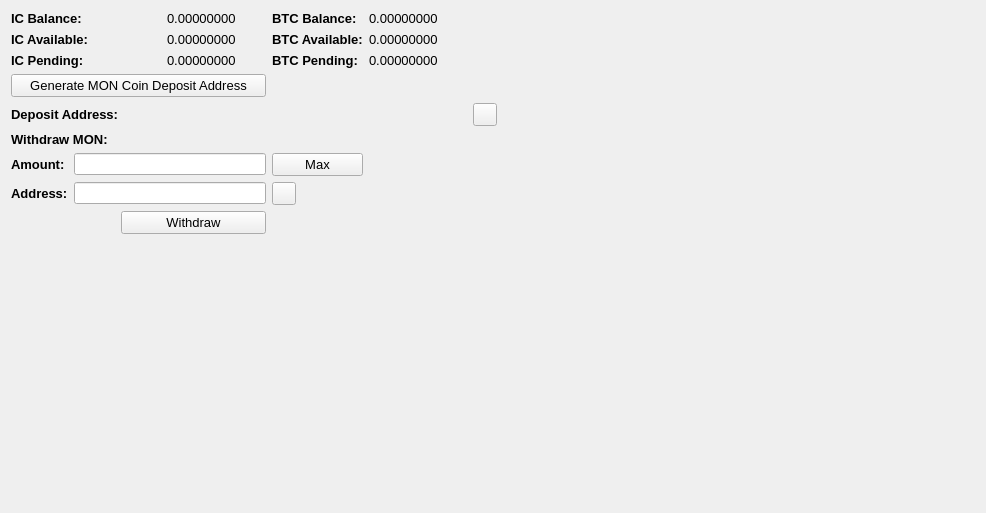
     <widget class="QWidget" name="BalanceTab">
      <attribute name="title">
       <string>Balance</string>
      </attribute>
      <layout class="QGridLayout" name="gridLayout_2">
       <item row="0" column="0" colspan="2">
        <widget class="QLabel" name="label_11">
         <property name="font">
          <font>
           <pointsize>10</pointsize>
           <weight>75</weight>
           <bold>true</bold>
          </font>
         </property>
         <property name="text">
          <string>IC Balance:</string>
         </property>
        </widget>
       </item>
       <item row="0" column="3">
        <widget class="QLabel" name="HMBalanceLabel">
         <property name="font">
          <font>
           <pointsize>10</pointsize>
          </font>
         </property>
         <property name="text">
          <string>0.00000000</string>
         </property>
         <property name="textInteractionFlags">
          <set>Qt::LinksAccessibleByMouse|Qt::TextSelectableByMouse</set>
         </property>
        </widget>
       </item>
       <item row="0" column="4">
        <widget class="QLabel" name="label_12">
         <property name="font">
          <font>
           <pointsize>10</pointsize>
           <weight>75</weight>
           <bold>true</bold>
          </font>
         </property>
         <property name="text">
          <string>BTC Balance:</string>
         </property>
        </widget>
       </item>
       <item row="0" column="5">
        <widget class="QLabel" name="BitcoinBalanceLabel">
         <property name="font">
          <font>
           <pointsize>10</pointsize>
          </font>
         </property>
         <property name="text">
          <string>0.00000000</string>
         </property>
         <property name="textInteractionFlags">
          <set>Qt::LinksAccessibleByMouse|Qt::TextSelectableByMouse</set>
         </property>
        </widget>
       </item>
       <item row="0" column="7" rowspan="10">
        <spacer name="horizontalSpacer_4">
         <property name="orientation">
          <enum>Qt::Horizontal</enum>
         </property>
         <property name="sizeHint" stdset="0">
          <size>
           <width>478</width>
           <height>488</height>
          </size>
         </property>
        </spacer>
       </item>
       <item row="1" column="0" colspan="2">
        <widget class="QLabel" name="label_13">
         <property name="font">
          <font>
           <pointsize>10</pointsize>
           <weight>75</weight>
           <bold>true</bold>
          </font>
         </property>
         <property name="text">
          <string>IC Available:</string>
         </property>
        </widget>
       </item>
       <item row="1" column="3">
        <widget class="QLabel" name="HMAvailableLabel_2">
         <property name="font">
          <font>
           <pointsize>10</pointsize>
          </font>
         </property>
         <property name="text">
          <string>0.00000000</string>
         </property>
         <property name="textInteractionFlags">
          <set>Qt::LinksAccessibleByMouse|Qt::TextSelectableByMouse</set>
         </property>
        </widget>
       </item>
       <item row="1" column="4">
        <widget class="QLabel" name="label_15">
         <property name="font">
          <font>
           <pointsize>10</pointsize>
           <weight>75</weight>
           <bold>true</bold>
          </font>
         </property>
         <property name="text">
          <string>BTC Available:</string>
         </property>
        </widget>
       </item>
       <item row="1" column="5">
        <widget class="QLabel" name="BitcoinAvailableLabel">
         <property name="font">
          <font>
           <pointsize>10</pointsize>
          </font>
         </property>
         <property name="text">
          <string>0.00000000</string>
         </property>
         <property name="textInteractionFlags">
          <set>Qt::LinksAccessibleByMouse|Qt::TextSelectableByMouse</set>
         </property>
        </widget>
       </item>
       <item row="2" column="0" colspan="2">
        <widget class="QLabel" name="label_14">
         <property name="font">
          <font>
           <pointsize>10</pointsize>
           <weight>75</weight>
           <bold>true</bold>
          </font>
         </property>
         <property name="text">
          <string>IC Pending:</string>
         </property>
        </widget>
       </item>
       <item row="2" column="3">
        <widget class="QLabel" name="HMPendingLabel">
         <property name="font">
          <font>
           <pointsize>10</pointsize>
          </font>
         </property>
         <property name="text">
          <string>0.00000000</string>
         </property>
         <property name="textInteractionFlags">
          <set>Qt::LinksAccessibleByMouse|Qt::TextSelectableByMouse</set>
         </property>
        </widget>
       </item>
       <item row="2" column="4">
        <widget class="QLabel" name="label_31">
         <property name="font">
          <font>
           <pointsize>10</pointsize>
           <weight>75</weight>
           <bold>true</bold>
          </font>
         </property>
         <property name="text">
          <string>BTC Pending:</string>
         </property>
        </widget>
       </item>
       <item row="2" column="5">
        <widget class="QLabel" name="BitcoinPendingLabel">
         <property name="font">
          <font>
           <pointsize>10</pointsize>
          </font>
         </property>
         <property name="text">
          <string>0.00000000</string>
         </property>
         <property name="textInteractionFlags">
          <set>Qt::LinksAccessibleByMouse|Qt::TextSelectableByMouse</set>
         </property>
        </widget>
       </item>
       <item row="3" column="0" colspan="4">
        <widget class="QPushButton" name="GenDepositBTN">
         <property name="font">
          <font>
           <pointsize>10</pointsize>
          </font>
         </property>
         <property name="text">
          <string>Generate MON Coin Deposit Address</string>
         </property>
        </widget>
       </item>
       <item row="4" column="0" colspan="3">
        <widget class="QLabel" name="label_33">
         <property name="font">
          <font>
           <pointsize>10</pointsize>
           <weight>75</weight>
           <bold>true</bold>
          </font>
         </property>
         <property name="text">
          <string>Deposit Address:</string>
         </property>
        </widget>
       </item>
       <item row="4" column="3" colspan="3">
        <widget class="QLabel" name="DepositAddressLabel">
         <property name="minimumSize">
          <size>
           <width>300</width>
           <height>0</height>
          </size>
         </property>
         <property name="palette">
          <palette>
           <active>
            <colorrole role="WindowText">
             <brush brushstyle="SolidPattern">
              <color alpha="255">
               <red>0</red>
               <green>0</green>
               <blue>0</blue>
              </color>
             </brush>
            </colorrole>
            <colorrole role="Text">
             <brush brushstyle="SolidPattern">
              <color alpha="255">
               <red>0</red>
               <green>0</green>
               <blue>255</blue>
              </color>
             </brush>
            </colorrole>
           </active>
           <inactive>
            <colorrole role="WindowText">
             <brush brushstyle="SolidPattern">
              <color alpha="255">
               <red>0</red>
               <green>0</green>
               <blue>0</blue>
              </color>
             </brush>
            </colorrole>
            <colorrole role="Text">
             <brush brushstyle="SolidPattern">
              <color alpha="255">
               <red>0</red>
               <green>0</green>
               <blue>255</blue>
              </color>
             </brush>
            </colorrole>
           </inactive>
           <disabled>
            <colorrole role="WindowText">
             <brush brushstyle="SolidPattern">
              <color alpha="255">
               <red>120</red>
               <green>120</green>
               <blue>120</blue>
              </color>
             </brush>
            </colorrole>
            <colorrole role="Text">
             <brush brushstyle="SolidPattern">
              <color alpha="255">
               <red>120</red>
               <green>120</green>
               <blue>120</blue>
              </color>
             </brush>
            </colorrole>
           </disabled>
          </palette>
         </property>
         <property name="font">
          <font>
           <pointsize>10</pointsize>
           <weight>75</weight>
           <bold>true</bold>
          </font>
         </property>
         <property name="text">
          <string/>
         </property>
         <property name="alignment">
          <set>Qt::AlignRight|Qt::AlignTrailing|Qt::AlignVCenter</set>
         </property>
         <property name="textInteractionFlags">
          <set>Qt::LinksAccessibleByMouse|Qt::TextSelectableByKeyboard|Qt::TextSelectableByMouse</set>
         </property>
        </widget>
       </item>
       <item row="4" column="6">
        <widget class="QToolButton" name="DepositCopyButton">
         <property name="toolTip">
          <string>Copy to clipboard</string>
         </property>
         <property name="text">
          <string/>
         </property>
         <property name="icon">
          <iconset resource="../bitcoin.qrc">
           <normaloff>:/icons/editcopy</normaloff>:/icons/editcopy</iconset>
         </property>
         <property name="shortcut">
          <string>Alt+P</string>
         </property>
        </widget>
       </item>
       <item row="5" column="0" colspan="2">
        <widget class="QLabel" name="label_34">
         <property name="font">
          <font>
           <pointsize>10</pointsize>
           <weight>75</weight>
           <bold>true</bold>
          </font>
         </property>
         <property name="text">
          <string>Withdraw MON:</string>
         </property>
        </widget>
       </item>
       <item row="6" column="0">
        <widget class="QLabel" name="label_26">
         <property name="font">
          <font>
           <pointsize>10</pointsize>
           <weight>75</weight>
           <bold>true</bold>
          </font>
         </property>
         <property name="text">
          <string>Amount:</string>
         </property>
        </widget>
       </item>
       <item row="6" column="1" colspan="3">
        <widget class="QLineEdit" name="WithdrawUnitsInput">
         <property name="font">
          <font>
           <pointsize>9</pointsize>
           <weight>75</weight>
           <bold>true</bold>
          </font>
         </property>
         <property name="text">
          <string/>
         </property>
        </widget>
       </item>
       <item row="6" column="4">
        <widget class="QPushButton" name="Withdraw_Max_Amount">
         <property name="font">
          <font>
           <pointsize>10</pointsize>
          </font>
         </property>
         <property name="text">
          <string>Max</string>
         </property>
        </widget>
       </item>
       <item row="7" column="0">
        <widget class="QLabel" name="label_10">
         <property name="font">
          <font>
           <pointsize>10</pointsize>
           <weight>75</weight>
           <bold>true</bold>
          </font>
         </property>
         <property name="text">
          <string>Address:</string>
         </property>
        </widget>
       </item>
       <item row="7" column="1" colspan="3">
        <widget class="QLineEdit" name="WithdrawAddress">
         <property name="font">
          <font>
           <pointsize>9</pointsize>
           <weight>75</weight>
           <bold>true</bold>
          </font>
         </property>
        </widget>
       </item>
       <item row="7" column="4">
        <widget class="QToolButton" name="WithdrawPasteButton">
         <property name="toolTip">
          <string>Paste from clipboard</string>
         </property>
         <property name="text">
          <string/>
         </property>
         <property name="icon">
          <iconset resource="../bitcoin.qrc">
           <normaloff>:/icons/editpaste</normaloff>:/icons/editpaste</iconset>
         </property>
         <property name="shortcut">
          <string>Alt+P</string>
         </property>
        </widget>
       </item>
       <item row="8" column="2" colspan="2">
        <widget class="QPushButton" name="WithdrawUnitsBtn">
         <property name="font">
          <font>
           <pointsize>10</pointsize>
          </font>
         </property>
         <property name="text">
          <string>Withdraw</string>
         </property>
        </widget>
       </item>
       <item row="9" column="0" colspan="6">
        <spacer name="verticalSpacer">
         <property name="orientation">
          <enum>Qt::Vertical</enum>
         </property>
         <property name="sizeHint" stdset="0">
          <size>
           <width>428</width>
           <height>262</height>
          </size>
         </property>
        </spacer>
       </item>
      </layout>
      <zorder>label_31</zorder>
      <zorder>label_15</zorder>
      <zorder>label_12</zorder>
      <zorder>label_14</zorder>
      <zorder>label_13</zorder>
      <zorder>label_11</zorder>
      <zorder>BitcoinBalanceLabel</zorder>
      <zorder>HMBalanceLabel</zorder>
      <zorder>HMAvailableLabel_2</zorder>
      <zorder>HMPendingLabel</zorder>
      <zorder>BitcoinAvailableLabel</zorder>
      <zorder>BitcoinPendingLabel</zorder>
      <zorder>label_33</zorder>
      <zorder>GenDepositBTN</zorder>
      <zorder>DepositAddressLabel</zorder>
      <zorder>Withdraw_Max_Amount</zorder>
      <zorder>label_34</zorder>
      <zorder>WithdrawUnitsInput</zorder>
      <zorder>label_10</zorder>
      <zorder>label_26</zorder>
      <zorder>WithdrawAddress</zorder>
      <zorder>WithdrawUnitsBtn</zorder>
      <zorder>horizontalSpacer_4</zorder>
      <zorder>verticalSpacer</zorder>
      <zorder>WithdrawPasteButton</zorder>
      <zorder>DepositCopyButton</zorder>
     </widget>
